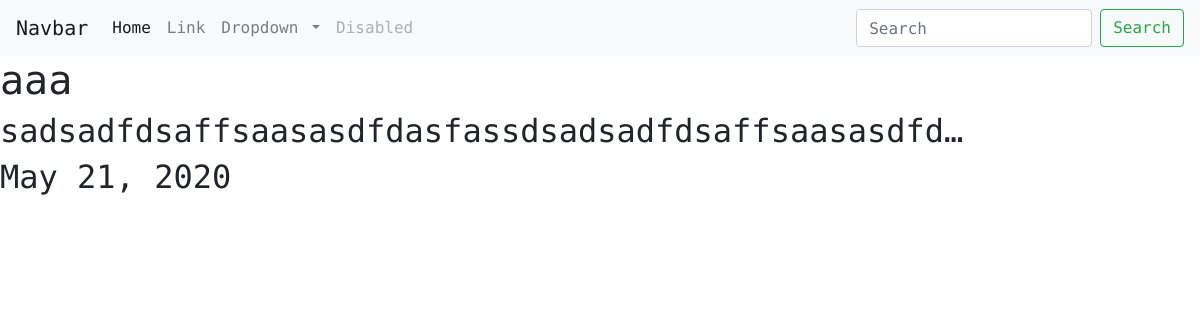
Page /blog/8/ on the committed database.
### blog/models.py (models this page shows, shortened)
class Blog(models.Model):
    title = models.CharField(max_length=200, blank=True)
    description = models.TextField(blank=True)
    date = models.DateField(blank=True)

### blog/views.py (the view)
# urls.py: path("<int:blog_id>/", views.detail, name="detail")
def detail(request, blog_id):
    blog = get_object_or_404(Blog, pk=blog_id)
    return render(request, "blog/detail.html", {"blog": blog})

### blog/templates/blog/detail.html
{% extends 'portfolio/base.html' %}
{% block  content%}
<h1>{{blog.title}}</h1>
<h2>{{blog.description|truncatechars:50}}</h2>
<h2>{{blog.date}}</h2>
{% endblock  %}

### portfolio/static/portfolio/custom.css (style rules this page uses)
body { font-family: DM Mono, sans-serif; }

### rows in the picture
Blog: title "aaa", description "sadsadfdsaffsaasasdfdasfassdsadsadfdsaffsaasasdfd…", date "May 21, 2020"
